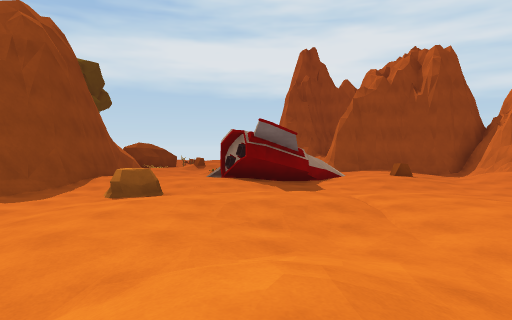
view 1 (above)

24 first-person views from a walk through a scene from a Unity 3-D project. The camera is 1.2 m above the floor, tilts 2° down and sees 75° across. The floor is counted in squares, 2 m on a side. Each view is taken from the middle of a square. On the plan, view 1 faces up. The plan holds only what a view shows up to about 10 squares ahead; the rest is blank. The place goes on beyond the plan. The player is left out. Some animated figures are not drawn. Some surface patterns are stand-ins.

view 2
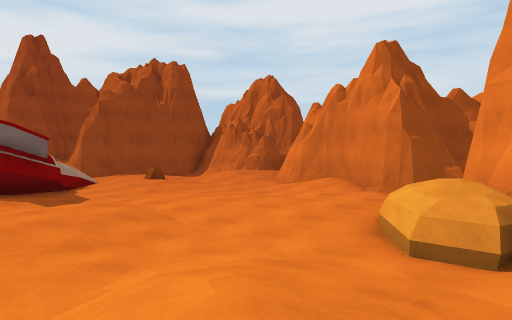

view 3
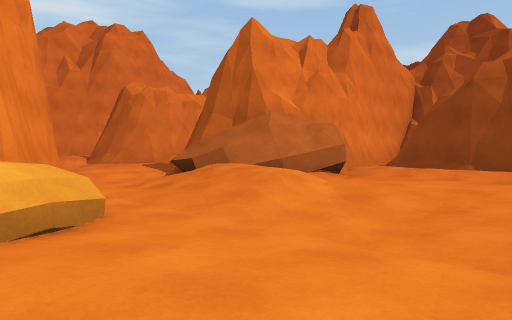

view 4
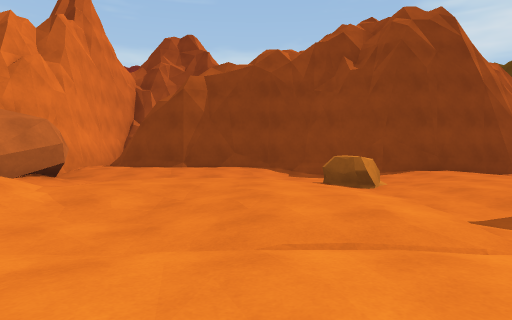

view 5
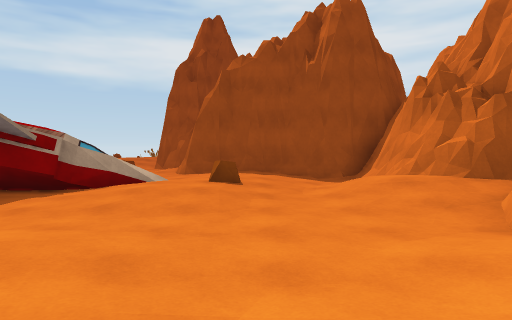

view 6
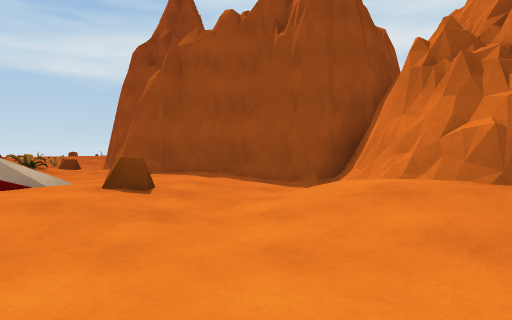

view 7
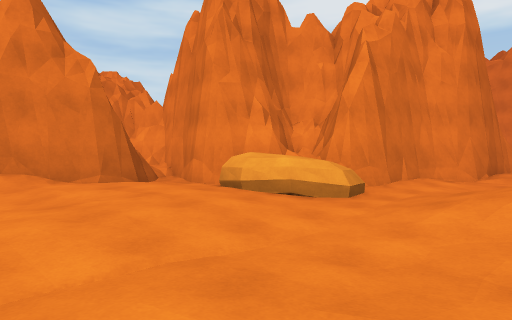

view 8
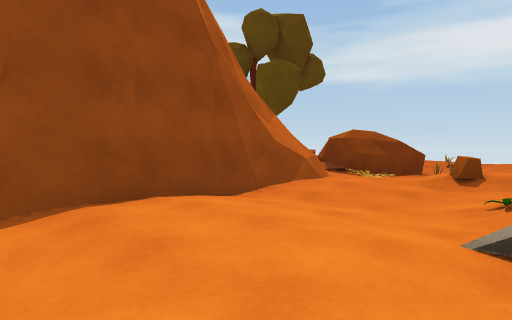

view 9
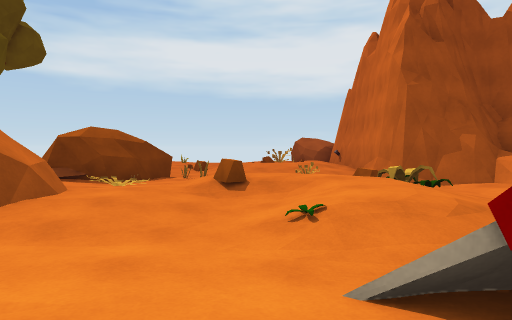

view 10
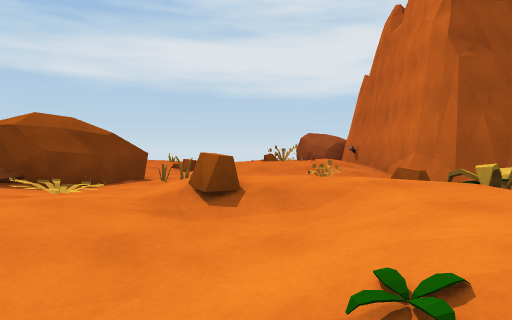

view 11
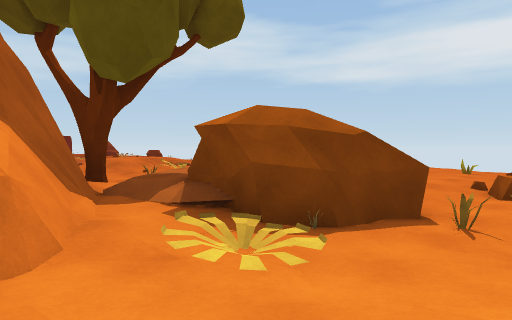

view 12
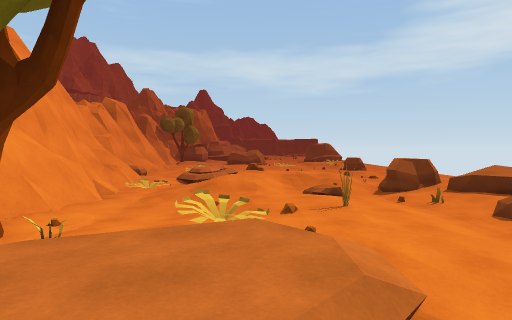

view 13
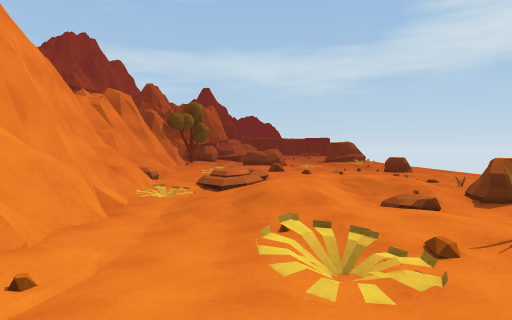

view 14
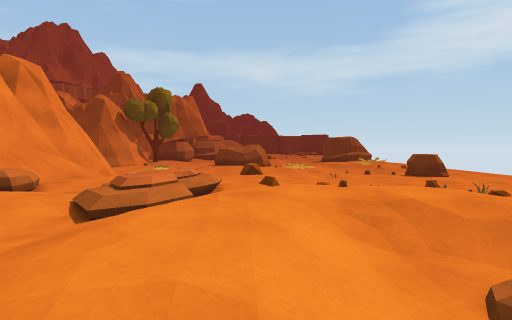

view 15
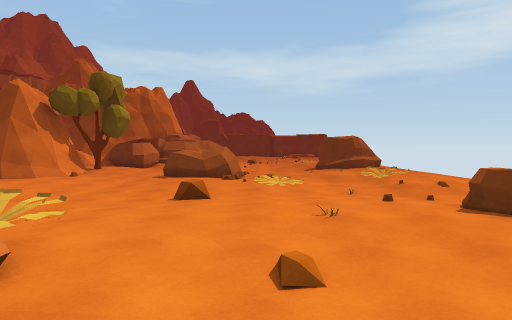

view 16
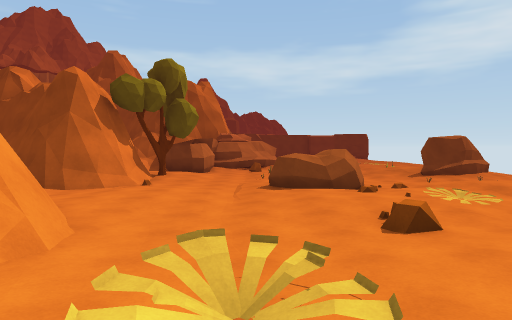

view 17
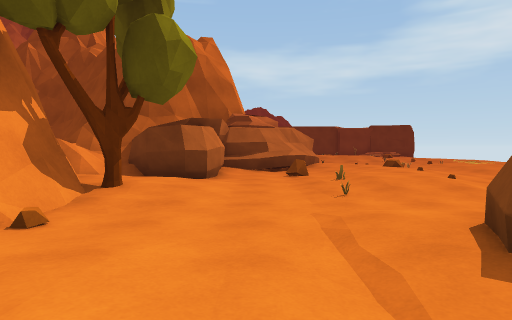

view 18
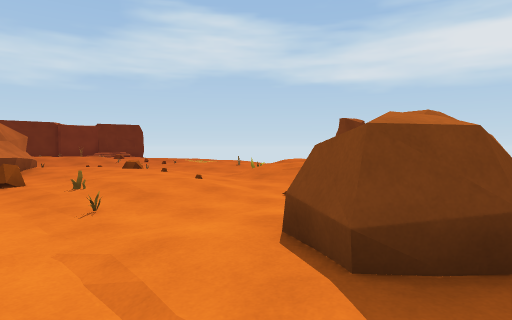

view 19
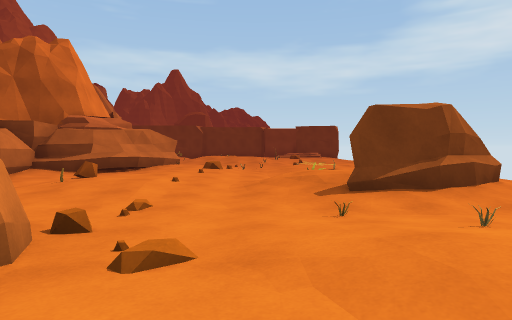

view 20
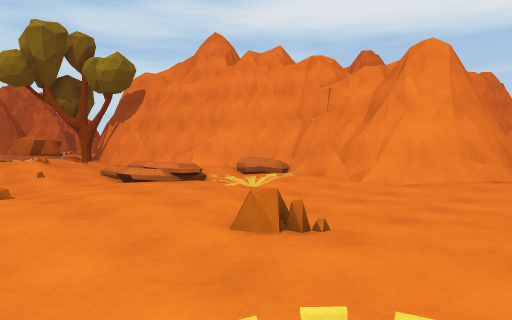

view 21
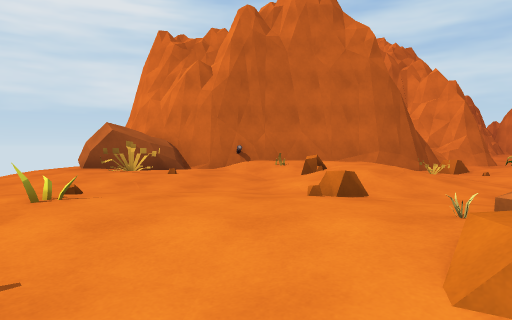

view 22
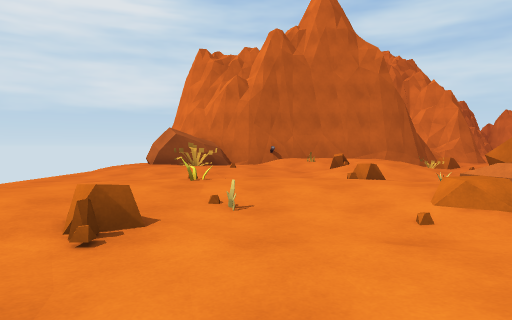

view 23
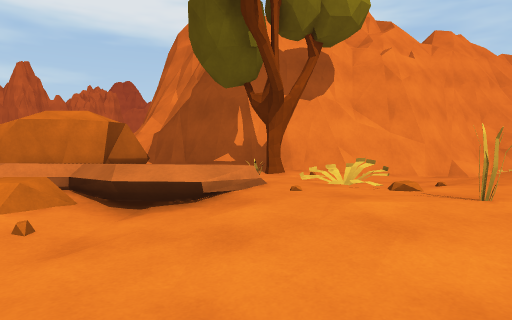

view 24
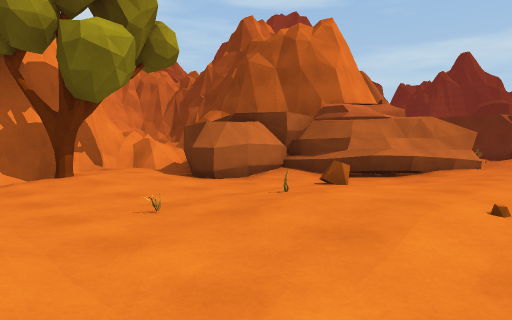

### Floor plan
Key: @ floor where view 1 was taken; # wall or solid block; . main floor; : floor 0.25 m higher than the main floor; - floor 0.25 m lower than the main floor; + floor 0.5 m higher than the main floor; * floor 0.75 m higher than the main floor; / step, stairs or slope; = window, fence, low wall or low ledge; ^ raised ledge; R rock; T tree; O other object.
Columns run from 35 left of view 1 to 8 right of it. Each row starts with its distance up from view 1.
 23  ... :R..O.O.-RR.-O-RRR.. --O.O...O.#
 22  ..-O:.-O..---..-O ..R-O----O...-...#
 21  ----.---...--.O-- O+//....--...--.:O
 20  .....----.O.-...-.:+./.O../#O.O/OO+.#
 19 .......-RRR..O...../++/..O/+/*/-.++:.#
 18 ..--.O.-.R...--.R:R//+/.-./++RR-....-#
 17 #=-O---O...---O.// /-..--.O++RROO-O--#
 16 RR=-------..---/.-..O--###T///O-...O-##
 15 R#RRR..--....///.R///########/...::O-.#
 14  ## R.T/=....#######^#      ##^..O:OO-#
 13   ##/.####-.####^##           #...::.-######
 12   #//##  #. #                 #.-O:/  -...-#
 11  ##//#   #                    #..-- #=/..--#
 10  #  =                         #...###/.O.-:#
  9                               #....#/-...-:#
  8                               #--...------.#
  7                              ##-RR---------#
  6                              #---.......--.#
  5                              #.-..........:#
  4                              #......--....##
  3                              #..-...--....##
  2                              #..-../.--RR--#
  1                              #..#./+.-RR####
  0                              ###///@.-###
 -1                                ##///.-##
 -2                                 ###/--#
 -3                                   #..##
 -4                                   ...#
 -5                                      #
 -6                                      #

Positions as (right, up) in squares from view 1, and headings:
1: (0, 0), facing up
2: (-1, 0), facing up-right
3: (4, 5), facing down-left
4: (4, 5), facing left
5: (5, 4), facing up
6: (6, 6), facing up
7: (0, 6), facing down-right
8: (-1, 8), facing up-left
9: (-2, 9), facing up
10: (-2, 11), facing up
11: (-3, 14), facing up-left
12: (-6, 19), facing left
13: (-8, 18), facing left
14: (-12, 19), facing left
15: (-16, 20), facing left
16: (-18, 17), facing left
17: (-24, 16), facing left
18: (-25, 16), facing up-left
19: (-24, 21), facing left
20: (-24, 21), facing down-right
21: (-8, 21), facing right
22: (-10, 22), facing right
23: (-9, 23), facing down
24: (-27, 20), facing down-left
